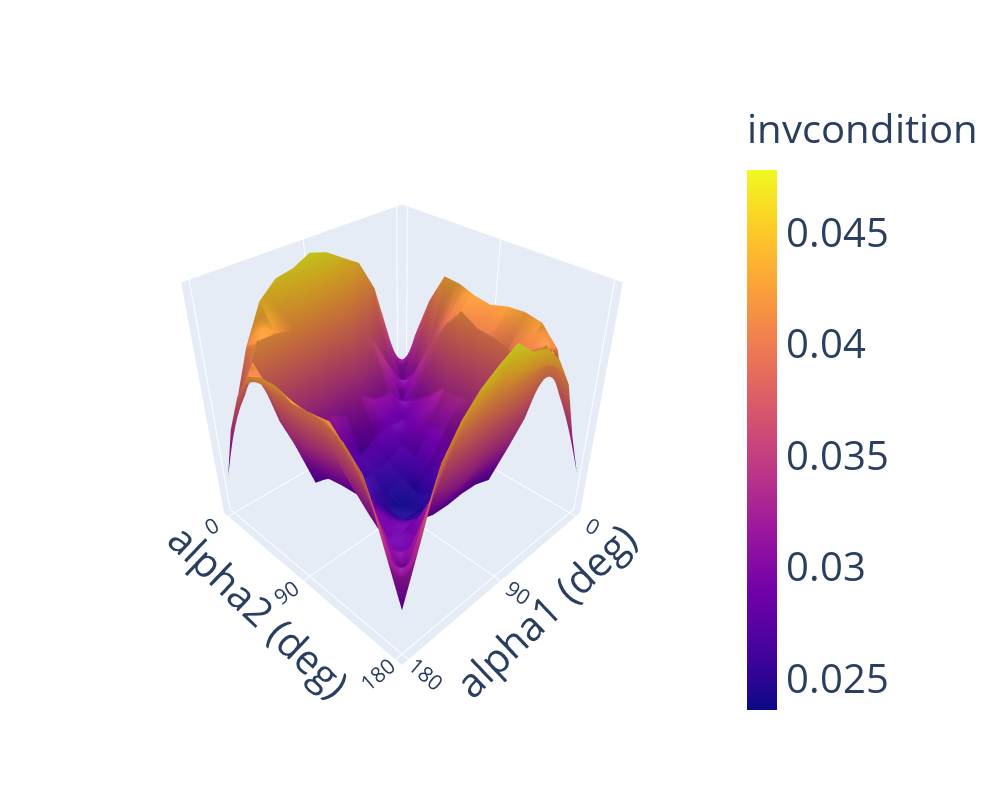

The notebook cell this image was saved under:
### Code cell
np.random.seed(42)

# from 0, 10, 20, ..., 180 deg for alpha
alpha_list_deg1 = np.arange(0, 181, 15)
alpha_list_rad1 = np.deg2rad(alpha_list_deg1)
alpha_list_deg2 = np.arange(0, 181, 15)
alpha_list_rad2 = np.deg2rad(alpha_list_deg2)
print(f"alpha 1: {alpha_list_deg1}")
print(f"alpha 2: {alpha_list_deg2}")

# method = "yoshikawa"
method = "invcondition"
axes = "all"

isRun = False
isSave = True
# isSave = False
# isRun = False
if isRun:
    res, res_mat = evaluate_alpha_effect(
        alpha_list_rad1, alpha_list_rad2, isSave=True, method=method, axes=axes
    )
if not isRun:
    npzfile = np.load(f"data/two_alpha/{method}_{axes}.npz")
    res = npzfile["results"]
    res_mat = npzfile["res_mat"]
plot_global_index_results(
    alpha_list_deg1,
    alpha_list_deg2,
    res_mat,
    plot_type="surface",
    method=method,
    axes=axes,
    isSave=isSave,
)

### Figure 1 — Plotly figure (JSON) as saved in the notebook; plotly's stock layout.template omitted (floating-point values rounded to 4 significant figures; data arrays with more than 128 entries replaced by an {"elided": "..."} marker saying what was removed)
{"data": [{"colorbar": {"tickfont": {"size": 40}, "title": {"font": {"size": 40}, "text": "invcondition"}}, "type": "surface", "x": [0, 15, 30, 45, 60, 75, 90, 105, 120, 135, 150, 165, 180], "y": [0, 15, 30, 45, 60, 75, 90, 105, 120, 135, 150, 165, 180], "z": {"elided": "13x13 float values"}}], "layout": {"autosize": true, "height": 800, "scene": {"camera": {"eye": {"x": 1.55, "y": 1.55, "z": 1.55}, "up": {"x": 0, "y": 0, "z": 1}}, "xaxis": {"dtick": 90, "tickfont": {"size": 16}, "title": {"font": {"size": 40}, "text": "alpha1 (deg)"}}, "yaxis": {"dtick": 90, "tickfont": {"size": 16}, "title": {"font": {"size": 40}, "text": "alpha2 (deg)"}}, "zaxis": {"dtick": 90, "tickfont": {"size": 16}, "title": {"font": {"size": 40}, "text": ""}}}, "width": 1000, "xaxis": {"dtick": 30, "tickfont": {"size": 40}, "title": {"font": {"size": 40}, "text": "alpha1 (deg)"}}, "yaxis": {"dtick": 30, "tickfont": {"size": 40}, "title": {"font": {"size": 40}, "text": "alpha2 (deg)"}}}}
